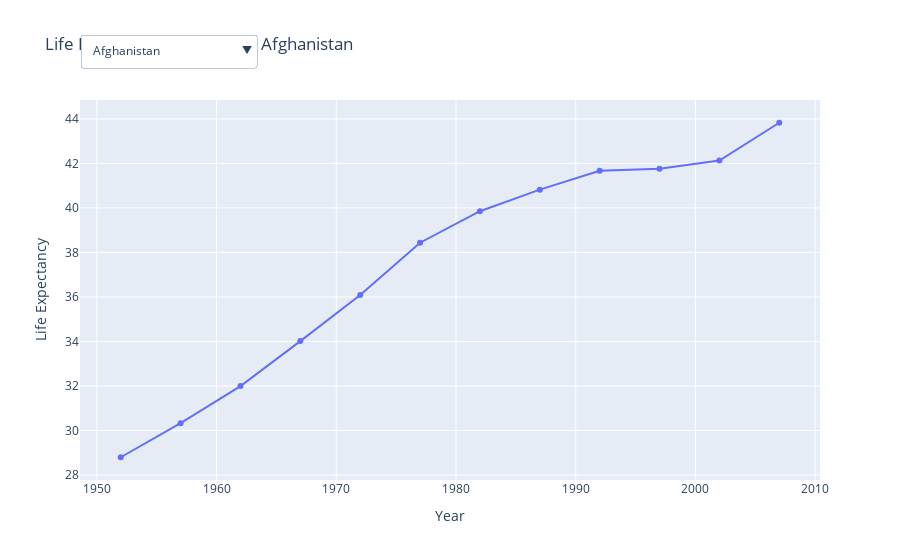

The notebook cell this image was saved under:
### Code cell
countries = gapminder['country'].unique()

# Create traces for each country
traces = []
buttons = []

for i, country in enumerate(countries):
    country_df = gapminder[gapminder['country'] == country]
    
    trace = go.Scatter(
        x=country_df['year'],
        y=country_df['lifeExp'],
        mode='lines+markers',
        name=country,
        visible=(country == 'Afghanistan'),  # Only show the first country initially
    )
    traces.append(trace)
    
    # Add button for this country
    button = dict(
        label=country,
        method='update',
        args=[{'visible': [j == i for j in range(len(countries))]},
              {'title': f'Life Expectancy Over Time: {country}'}]
    )
    buttons.append(button)

# Layout with dropdown
layout = go.Layout(
    title='Life Expectancy Over Time: Afghanistan',
    updatemenus=[
        dict(
            active=0,
            buttons=buttons,
            direction='down',
            pad={"r": 10, "t": 10},
            x=0.0,
            xanchor='left',
            y=1.2,
            yanchor='top',
            showactive=True
        )
    ],
    xaxis=dict(title='Year'),
    yaxis=dict(title='Life Expectancy')
)

fig = go.Figure(data=traces, layout=layout)
fig.show()
